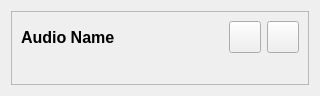
<?xml version="1.0" encoding="UTF-8"?>
<ui version="4.0">
 <class>AudioItemWidget</class>
 <widget class="QWidget" name="AudioItemWidget">
  <property name="geometry">
   <rect>
    <x>0</x>
    <y>0</y>
    <width>320</width>
    <height>96</height>
   </rect>
  </property>
  <property name="sizePolicy">
   <sizepolicy hsizetype="Maximum" vsizetype="Maximum">
    <horstretch>0</horstretch>
    <verstretch>0</verstretch>
   </sizepolicy>
  </property>
  <property name="maximumSize">
   <size>
    <width>320</width>
    <height>96</height>
   </size>
  </property>
  <property name="windowTitle">
   <string>Form</string>
  </property>
  <layout class="QGridLayout" name="gridLayout">
   <item row="1" column="0">
    <widget class="QFrame" name="frame">
     <property name="frameShape">
      <enum>QFrame::Shape::StyledPanel</enum>
     </property>
     <property name="frameShadow">
      <enum>QFrame::Shadow::Raised</enum>
     </property>
     <layout class="QGridLayout" name="gridLayout_2">
      <item row="0" column="2">
       <widget class="QPushButton" name="deleteButton">
        <property name="sizePolicy">
         <sizepolicy hsizetype="Maximum" vsizetype="Maximum">
          <horstretch>0</horstretch>
          <verstretch>0</verstretch>
         </sizepolicy>
        </property>
        <property name="minimumSize">
         <size>
          <width>32</width>
          <height>32</height>
         </size>
        </property>
        <property name="maximumSize">
         <size>
          <width>32</width>
          <height>32</height>
         </size>
        </property>
        <property name="text">
         <string/>
        </property>
        <property name="icon">
         <iconset theme="QIcon::ThemeIcon::EditDelete"/>
        </property>
       </widget>
      </item>
      <item row="0" column="0">
       <widget class="QLabel" name="nameLabel">
        <property name="font">
         <font>
          <pointsize>12</pointsize>
          <bold>true</bold>
         </font>
        </property>
        <property name="text">
         <string>Audio Name</string>
        </property>
       </widget>
      </item>
      <item row="0" column="1">
       <widget class="QPushButton" name="assignTagsButton">
        <property name="sizePolicy">
         <sizepolicy hsizetype="Maximum" vsizetype="Maximum">
          <horstretch>0</horstretch>
          <verstretch>0</verstretch>
         </sizepolicy>
        </property>
        <property name="minimumSize">
         <size>
          <width>32</width>
          <height>32</height>
         </size>
        </property>
        <property name="maximumSize">
         <size>
          <width>32</width>
          <height>32</height>
         </size>
        </property>
        <property name="text">
         <string/>
        </property>
        <property name="icon">
         <iconset theme="QIcon::ThemeIcon::DialogInformation"/>
        </property>
       </widget>
      </item>
      <item row="1" column="0" rowspan="2" colspan="3">
       <layout class="QHBoxLayout" name="tagsContainer">
        <property name="spacing">
         <number>4</number>
        </property>
        <property name="sizeConstraint">
         <enum>QLayout::SizeConstraint::SetFixedSize</enum>
        </property>
        <property name="leftMargin">
         <number>8</number>
        </property>
        <property name="topMargin">
         <number>2</number>
        </property>
        <property name="rightMargin">
         <number>8</number>
        </property>
        <property name="bottomMargin">
         <number>2</number>
        </property>
       </layout>
      </item>
     </layout>
    </widget>
   </item>
  </layout>
 </widget>
 <resources/>
 <connections/>
</ui>
